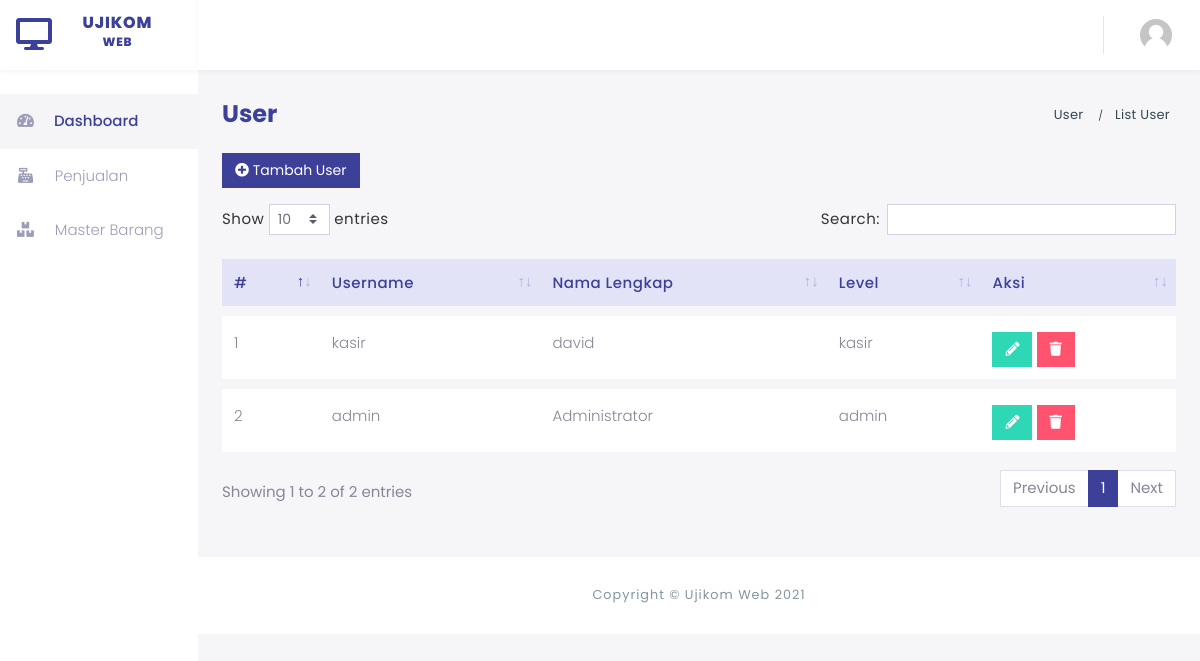
The app's page /index.php/user with its own data.
### tables this page shows
CREATE TABLE `user` (
  `id_user` int(5) NOT NULL,
  `nama_lengkap` varchar(45) NOT NULL,
  `username` varchar(45) NOT NULL,
  `password` varchar(255) NOT NULL,
  `tanggal_lahir` date NOT NULL,
  `level` enum('admin','kasir') NOT NULL
);

### application/libraries/Template.php (called while the page is built)
<?php if ( ! defined('BASEPATH')) exit('No direct script access allowed');
class Template {
		var $template_data = array();
		function set($name, $value)
		{
			$this->template_data[$name] = $value;
		}
		function load($view = '' , $view_data = array(), $return = FALSE)
		{
			$this->CI =& get_instance();
			$this->set('contents', $this->CI->load->view($view, $view_data, TRUE));
			return $this->CI->load->view('pages/template', $this->template_data, $return);
		}
}

### application/controllers/User.php (called while the page is built, shortened)
<?php
class User extends CI_Controller {
	public function index()
	{
        $param['pageInfo'] = 'List User';
        $param['user'] = $this->UserModel->getData('*')->result_array();
        $this->template->load('user/list-user',$param);
	}
}

### index.php (called while the page is built, shortened)
<?php
require_once BASEPATH.'core/CodeIgniter.php';

### application/models/UserModel.php (called while the page is built, shortened)
<?php
class UserModel extends CI_Model {
    public function getData($select)
    {
        $this->db->select($select);
        $this->db->from('user');
        $this->db->order_by('id_user','desc');
        return $this->db->get();
    }
}

### application/helpers/Help_helper.php (called while the page is built, shortened)
<?php if ( ! defined('BASEPATH')) exit('No direct script access allowed');
function assetUrl(){
    $url = base_url()."assets/";
    return $url;
}

### application/views/user/list-user.php (the view, shortened to what this page needs)
<a href="<?php echo base_url()."user/add" ?>" class="btn btn-primary mb-3"> <span class="fa fa-plus-circle"></span> Tambah User</a>
<div class="table-responsive">
    <table class="table datatable table-custom">
        <thead>
            <tr>
                <td>#</td>
                <td>Username</td>
                <td>Nama Lengkap</td>
                <td>Level</td>
                <td>Aksi</td>
            </tr>
        </thead>
        <tbody>
            <?php
                foreach ($user as $key => $value) {
                    $key++;
            ?>
                <tr>
                    <td><?= $key ?></td>
                    <td><?= $value['username'] ?></td>
                    <td><?= $value['nama_lengkap'] ?></td>
                    <td><?= $value['level'] ?></td>
                    <td>
                        <a href="<?= base_url().'user/edit/'.$value['id_user'] ?>" class="btn btn-success"><span class="fa fa-pencil-alt"></span></a>
                        <a href="<?= base_url().'user/delete/'.$value['id_user'] ?>" class="btn btn-danger confirm-alert" data-alert='Data Akan Terhapus' data-submit='Hapus'><span class="fa fa-trash"></span></a>
                    </td>
                </tr>
            <?php
                }
            ?>
        </tbody>
    </table>
</div>

### application/views/pages/template.php (shortened to what this page needs)
<!DOCTYPE html>
<html lang="en">
<head>
	<?php
	$uri = !empty($this->uri->segment(2)) ? $this->uri->segment(2) : $this->uri->segment(1);
	$pageTitle = ucwords(str_replace(["_",'-'], " ", $uri));
	?>
	<link href="<?php echo assetUrl() ?>vendor/fontawesome-free/css/all.min.css" rel="stylesheet" type="text/css" />
	<link href="<?php echo assetUrl() ?>css/sb-admin-2.min.css" rel="stylesheet" />
	<link href="<?php echo assetUrl() ?>vendor/datatables/dataTables.bootstrap4.min.css" rel="stylesheet" />
	<link href="<?php echo assetUrl() ?>vendor/select2-develop/dist/css/select2.min.css" rel="stylesheet" />
	<link href="<?php echo assetUrl() ?>vendor/sweetalert-master/dist/sweetalert.css" rel="stylesheet" />
	<link href="<?php echo assetUrl() ?>vendor/bootstrap-datepicker-master/dist/css/bootstrap-datepicker3.standalone.min.css" rel="stylesheet" />
	<link href="<?php echo assetUrl() ?>css/custom.css" rel="stylesheet" />
</head>
<body id="page-top">
	<div id="wrapper">
		<div class="left-sidebar">
			<ul class="navbar-nav sidebar sidebar-dark accordion" id="accordionSidebar">
				<a class="sidebar-brand d-flex align-items-center justify-content-center" href="index.html">
					<div class="sidebar-brand-icon">
						<i class="fas fa-desktop"></i>
					</div>
					<div class="sidebar-brand-text mx-3">UJIKOM <sup>WEB</sup></div>
				</a>
				<li class="nav-item active">
					<a class="nav-link" href="<?php echo base_url() . 'dashboard' ?>">
						<i class="fas fa-fw fa-tachometer-alt"></i>
						<span>Dashboard</span></a>
				</li>
				<li class="nav-item">
					<a class="nav-link" href="<?php echo base_url() . 'penjualan' ?>">
						<i class="fas fa-fw fa-cash-register"></i>
						<span>Penjualan</span></a>
				</li>
				<li class="nav-item">
					<a class="nav-link" href="<?php echo base_url() . 'barang' ?>">
						<i class="fas fa-fw fa-boxes"></i>
						<span>Master Barang</span></a>
				</li>
				<div class="text-center mt-3 d-none d-md-inline">
					<button class="rounded-circle border-0" id="sidebarToggle"></button>
				</div>
			</ul>
		</div>
		<div id="content-wrapper" class="d-flex flex-column">
			<div id="content">
				<nav class="navbar navbar-expand navbar-light bg-white topbar mb-4 static-top shadow">
					<ul class="navbar-nav ml-auto">
						<li class="nav-item dropdown no-arrow">
							<a class="nav-link dropdown-toggle" href="#" id="userDropdown" role="button" data-toggle="dropdown" aria-haspopup="true" aria-expanded="false">
								<img class="img-profile rounded-circle" src="<?php echo assetUrl() . "img/default.png" ?>">
							</a>
						</li>
					</ul>
				</nav>
				<div class="container-fluid common-container">
					<div class="d-sm-flex align-items-center justify-content-between mb-4">
						<div class="h4 mb-0 solid-color font-weight-bold">
							<?php
							echo ucwords($this->uri->segment(1));
							?>
						</div>
						<div class="float-right info-text-page">
							<a href="#"> <?php echo $pageTitle ?></a>
							<span class="ml-2 mr-2">/</span>
							<a href="#"> <?php echo $pageInfo ?></a>
						</div>
					</div>
					<div class="row pb-5">
						<div class="col-md-12">
							<?php echo $contents; ?>
						</div>
					</div>
				</div>
			</div>
			<footer class="sticky-footer bg-white">
				<div class="container my-auto">
					<div class="copyright text-center my-auto">
						<span>Copyright &copy; Ujikom Web <?= date('Y') ?></span>
					</div>
				</div>
			</footer>
		</div>
	</div>
</body>
</html>

### assets/css/custom.css (style rules this page uses)
body { font-family: "Poppins", sans-serif; background: #f6f6f8; align-items: center; font-size: 15px; overflow-x: hidden; }
a { color : #3c4099; }
.copyright { color: #83969c; font-size: 13px; letter-spacing: 1px; text-align: center; }
.table-custom thead { background: #e2e3f7; font-weight: 500; letter-spacing: 0.5px; color: #3c4099; }
.table-custom tbody tr td { font-weight: 300; border-top : none !important; padding-top : 1rem; }
.table-custom { border-collapse: separate !important; border-spacing: 0 .7em !important; }
.table-custom tbody tr { padding-bottom : 20px; }
.table-custom tbody tr { background : white; }
.solid-color { color: #3c4099; }
.btn { border-radius: 0px; }
.btn-primary { background: #3c4099; border-color: #3c4099; }
.dataTable.datatable { width: 100% !important; }
.btn { font-size: 14px !important; }
#wrapper #content-wrapper { background: #f6f6f8; }
@media (min-width: 768px) { .sidebar { width: 16.5% !important; } }
.left-sidebar { width: 16.5%; position: relative; }
.sidebar { height : 100%; overflow-y: auto !important; position: fixed; background: #fff; z-index: 100; }
.sidebar-brand { -webkit-box-shadow: 0 2px 4px 0 rgba(156, 157, 183, 0.1) !important; box-shadow: 0 2px 4px 0 rgba(156, 157, 183, 0.1) !important; margin-bottom : 1.5rem; color : #3c4099 !important; }
.sidebar-dark .nav-item .nav-link { width: 100%; }
.sidebar .nav-item a, .sidebar-dark .nav-item .nav-link i,.sidebar-dark .nav-item .nav-link[data-toggle=collapse]::after { color: #9c9db7 !important; }
.sidebar .nav-item .nav-link i { font-size: 15px !important; margin-right: 1rem; }
.sidebar .nav-item .nav-link span { font-size: 15px !important; font-weight: 300; }
.sidebar .nav-item { transition: all.5s ease; -webkit-transition: all.5s ease; -moz-transition: all.5s ease; -o-transition: all.5s ease; }
.sidebar .nav-item .nav-link:hover, .nav-item.active .nav-link, .sidebar .nav-item .nav-link:focus { background : rgba(156, 157, 183, 0.1); }
.sidebar .nav-item .nav-link:hover, .nav-item.active .collapse-inner .nav-link:hover, .sidebar .nav-item .nav-link:focus, .nav-item.active .nav-link { color: #3c4099 !important; }
.nav-item.active .nav-link span { font-weight: 500; }
@media (min-width: 768px) { .shadow { -webkit-box-shadow: 0 2px 4px 0 rgba(156, 157, 183, 0.1) !important; box-shadow: 0 2px 4px 0 rgba(156, 157, 183, 0.1) !important; } }
@media (min-width: 768px) { #wrapper #content-wrapper { width: 83.5%; } }
@media (min-width: 768px) { .navbar.topbar { width: 83.5%; position: fixed; z-index: 100; } }
@media (min-width: 768px) { .common-container { margin-top: 100px; } }
@media (min-width: 768px) { .info-text-page, .info-text-page a { color: #37474f; font-size: 13px; letter-spacing: 0.3px; margin-right: 3px; } }
@media (min-width: 768px) { .info-text-page span { font-size: 10px; } }

### records on screen
user: username "kasir", nama_lengkap "david", level "kasir"
user: username "admin", nama_lengkap "Administrator", level "admin"

### other values on screen
$this->uri->segment(1) "User"
$pageTitle "User"
$pageInfo "List User"
